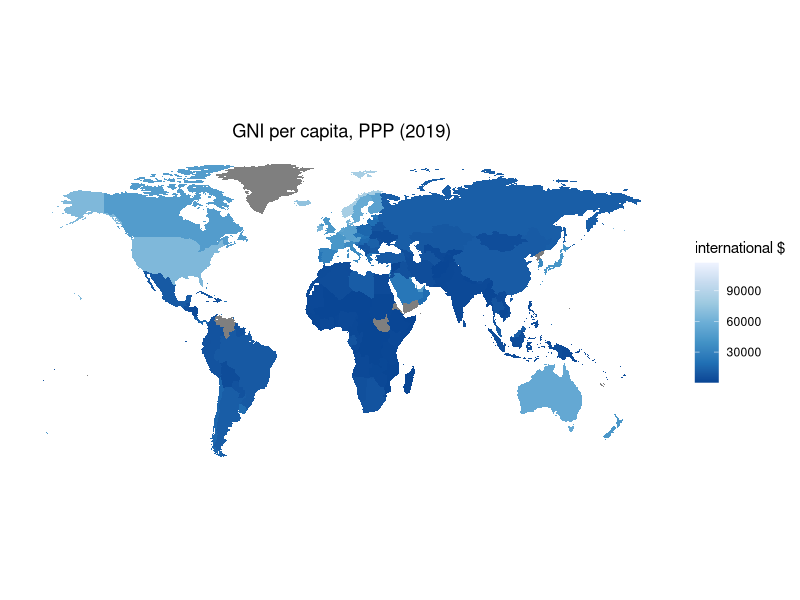
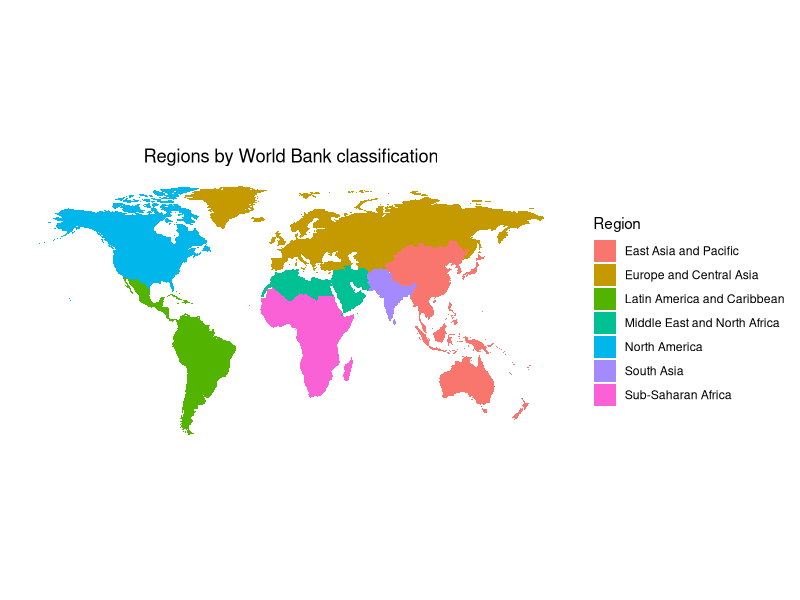
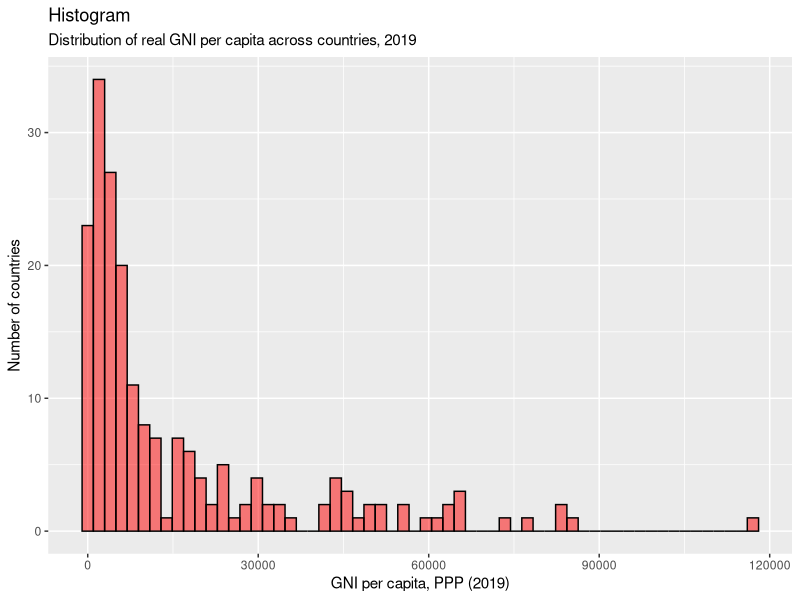
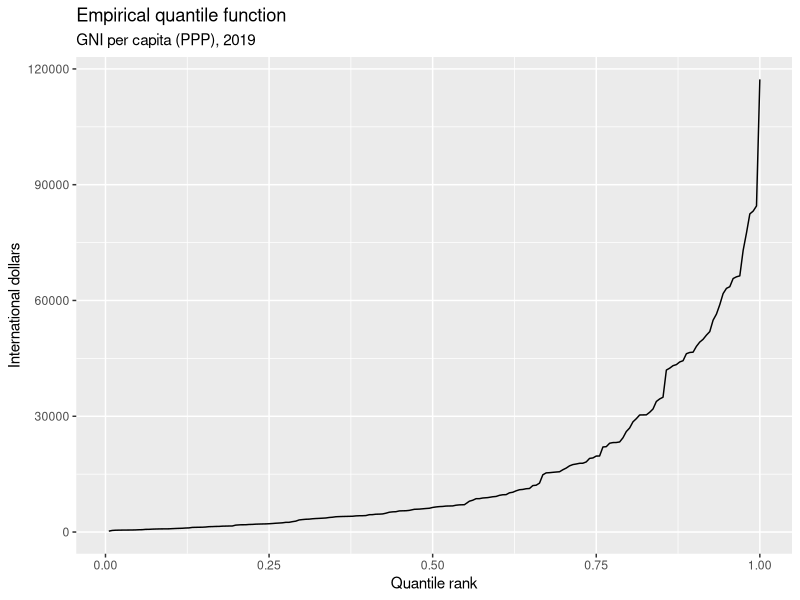
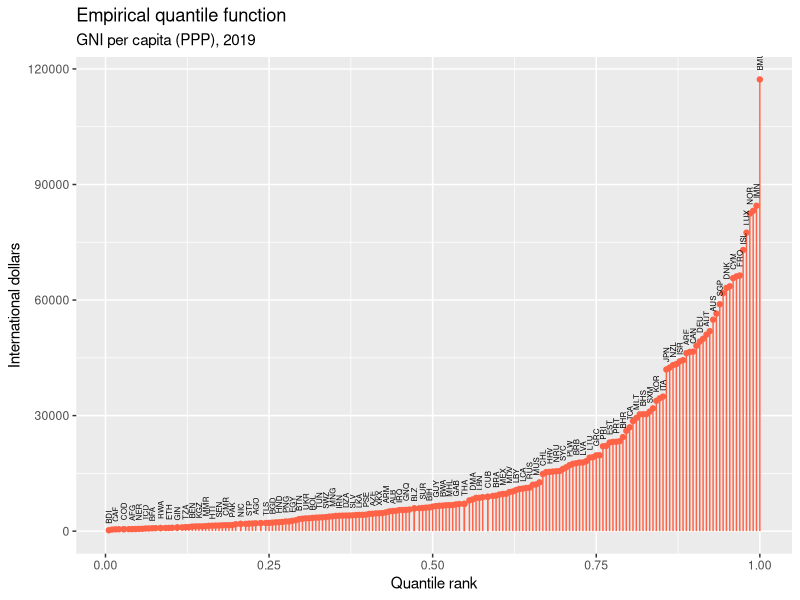
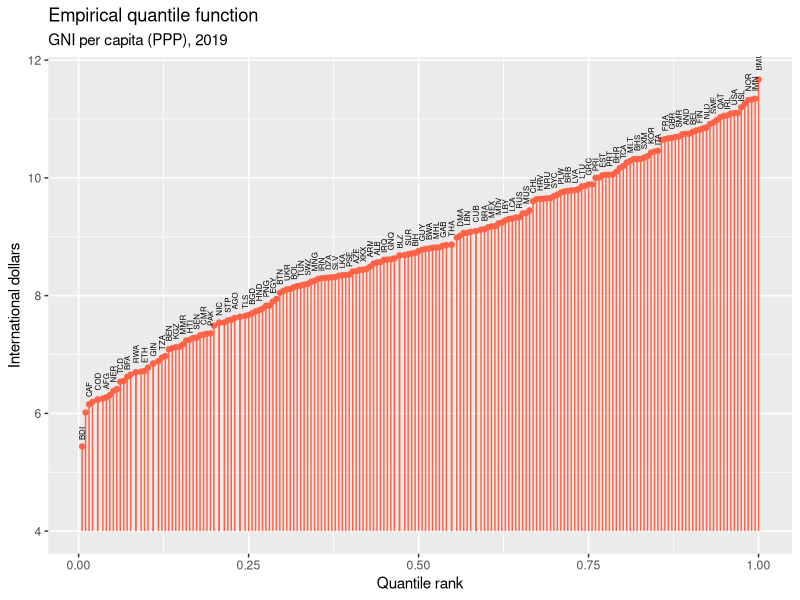
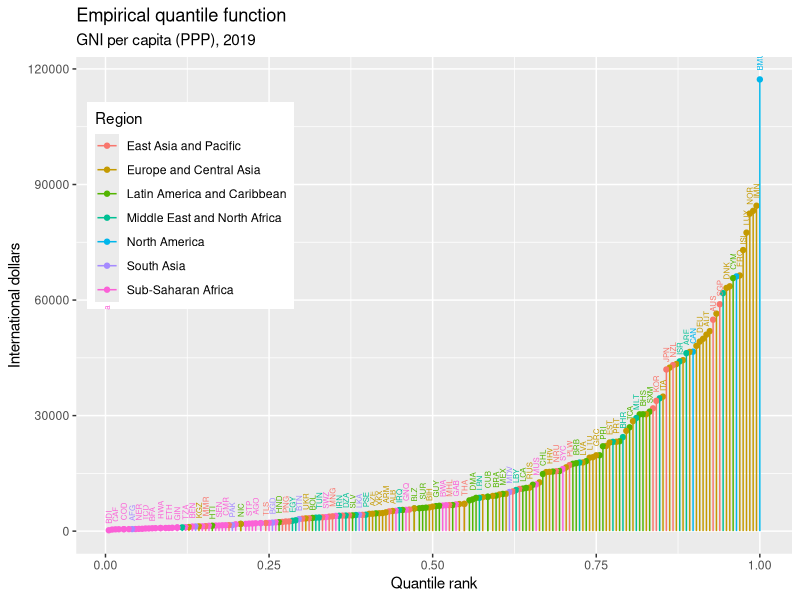
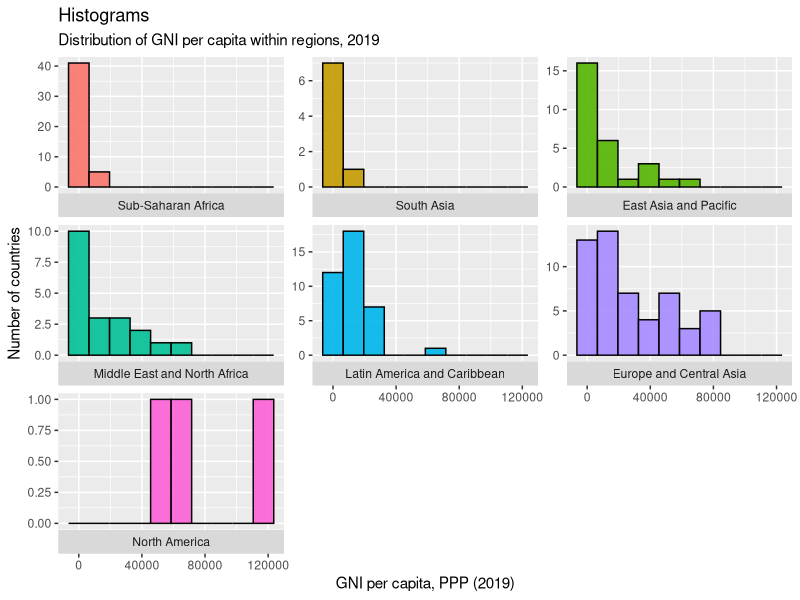

Here is the R script that generated these plots, in order:
## ---- chunk 1
knitr::opts_chunk$set(echo = TRUE, warning=FALSE, message = FALSE)

## ---- chunk 2
library(readxl)
library(tidyr)
library(dplyr)
library(ggplot2)
library(forcats)
library(stringr)
library(maps)
library(knitr)

## ---- chunk 3
# Load full panel dataset in long form
longdata <- read_excel("data_ch1.xlsx", sheet = "gnipcppp_long")
head(longdata)
## ---- chunk 4
rm(list = ls())
## ---- chunk 5
# Load full panel dataset in long form
longdata <- read_excel("data_ch1.xlsx", sheet = "gnipcppp_long")

# Obtain a cross-section for Year 2019 only, and allocate to dataframe `csdata`

csdata <- subset(longdata, Year==2019)

# Prepare by declaring `Country`, `Code` and `Region` to be factor (or categorical) variables

csdata$Code <- as.factor(csdata$Code)
csdata$Region <- as.factor(csdata$Region)
csdata$Country <- as.factor(csdata$Country)

# Remove full panel dataset from memory
rm(longdata)
## ---- chunk 6
csdata <- csdata %>% arrange(desc(rGNIpc))

csdata
## ---- chunk 7
kable(summary(csdata$Region))

## ---- chunk 8
summary(csdata$rGNIpc)
## ---- chunk 9
# Load world map data from server
world <- map_data("world")

# Merge world map data with GNI data; the function inner_join() takes two dataframes and "merges" them (adding variables from both together) at position specified by a common variable in the two. In this case "region" in `world` identifies country with same country names as the variable "Country" in `csdata`. The resulting data includes both coordinates for plotting the countries (from `world`) and data on GNI p.c. (from `csdata`).

gnimap.data <- inner_join(world, csdata, by=c("region"="Country"))

# Set a simple map theme

plainmap <- theme(
  axis.text = element_blank(),
  axis.line = element_blank(),
  axis.ticks = element_blank(),
  panel.border = element_blank(),
  panel.grid = element_blank(),
  axis.title = element_blank(),
  panel.background = element_rect(fill = "white"),
  plot.title = element_text(hjust = 0.5)
)
## ---- chunk 10

ggplot(data = gnimap.data, mapping = aes(x = long, y = lat, group = group)) + 
  coord_fixed(1.3) +
  geom_polygon(aes(fill = rGNIpc)) +
  scale_fill_distiller(palette ="Blues", direction = -1, name="international $") + 
  ggtitle("GNI per capita, PPP (2019)") + plainmap
## ---- chunk 11
ggplot(data = gnimap.data, mapping = aes(x = long, y = lat, group = group)) + 
  coord_fixed(1.3) +
  geom_polygon(aes(fill = Region)) +
  ggtitle("Regions by World Bank classification") + plainmap 
## ---- chunk 12
# Clean up

rm(gnimap.data, plainmap, world,longdata)

## ---- chunk 13
csdata <- subset(csdata, !is.na(rGNIpc))

## ---- chunk 14
ggplot(csdata, aes(x=rGNIpc)) + 
  geom_histogram(bins=60, color="black", fill="red", alpha=0.5)+
  xlab("GNI per capita, PPP (2019)") + ylab("Number of countries") +
  labs(title="Histogram",
       subtitle="Distribution of real GNI per capita across countries, 2019")
## ---- chunk 15
kable(quantile(csdata$rGNIpc,seq(0.1,0.9,0.1)))
## ---- chunk 16

# Create a variable rGNIpc.rank representing the quantile rank of each country in the distribution of GNI p.c.

csdata <- csdata %>% mutate(rGNIpc.rank = rank(rGNIpc)/length(rGNIpc))

# (Not essential) Sort country codes by GNI pc 

csdata$Code <- fct_reorder(csdata$Code,csdata$rGNIpc)

## ---- chunk 17
ggplot(csdata, aes(y=rGNIpc, x=rGNIpc.rank)) + 
  geom_line() +
  xlab("Quantile rank") + ylab("International dollars") + labs(title="Empirical quantile function", subtitle = "GNI per capita (PPP), 2019")

## ---- chunk 18
ggplot(csdata, aes(y=rGNIpc, x=rGNIpc.rank)) + 
  geom_point(col="tomato") +
  geom_segment(aes(x=rGNIpc.rank, xend=rGNIpc.rank, y=0, yend=rGNIpc), col="tomato") +
  geom_text(aes(label=Code), check_overlap = TRUE, angle=90, hjust=-0.5, size=2) + 
  xlab("Quantile rank") + ylab("International dollars") + labs(title="Empirical quantile function", subtitle = "GNI per capita (PPP), 2019")

## ---- chunk 19
ggplot(csdata, aes(y=log(rGNIpc), x=rGNIpc.rank)) + 
  geom_point(col="tomato") +
  geom_segment(aes(x=rGNIpc.rank, xend=rGNIpc.rank, y=4, yend=log(rGNIpc)), col="tomato") +
  geom_text(aes(label=Code), check_overlap = TRUE, angle=90, hjust=-0.5, size=2) + 
  xlab("Quantile rank") + ylab("International dollars") + labs(title="Empirical quantile function", subtitle = "GNI per capita (PPP), 2019")

## ---- chunk 20
ggplot(csdata, aes(y=rGNIpc, x=rGNIpc.rank, col=Region)) + 
  geom_point() +
  geom_segment(aes(x=rGNIpc.rank, xend=rGNIpc.rank, y=0, yend=rGNIpc)) +
  geom_text(aes(label=Code), check_overlap = TRUE, angle=90, hjust=-0.5, size=2) + 
  xlab("Quantile rank") + ylab("International dollars") + labs(title="Empirical quantile function", subtitle = "GNI per capita (PPP), 2019") +   theme(legend.position = c(0.16, 0.7))

## ---- chunk 21
# Rearrange region in order of the median GNI pc.
csdata$Region <- fct_reorder(csdata$Region,csdata$rGNIpc, .fun = median)
## ---- chunk 22
ggplot(csdata, aes(x=rGNIpc, fill=Region)) + 
  geom_histogram(bins=10,color="black", alpha=0.9)+
  labs(title="Histograms",
       subtitle="Distribution of GNI per capita within regions, 2019") +
  xlab("GNI per capita, PPP (2019)") + ylab("Number of countries") +
  facet_wrap(Region~., scales="free_y", strip.position = "bottom")+theme(legend.position = "none")
## ---- chunk 23
ggplot(csdata, aes(x=Region, y=rGNIpc)) + 
  geom_point(aes(col=Region), show.legend=F) +
  labs(title="Dot plot", subtitle="GNI per capita grouped by regions, 2019") + 
  ylab("International $") + xlab("") +  coord_flip()
## ---- chunk 24
csdata %>% group_by(Region) %>% summarize(median=median(rGNIpc), mean=mean(rGNIpc), sd=sd(rGNIpc))

## ---- chunk 25
ggplot(csdata, aes(y=rGNIpc, x=Region)) + 
  geom_bar(stat='summary', fun='median', aes(fill=Region), show.legend=F) +   
  labs(title="Bar chart",subtitle="Median GNI per capita (PPP), 2019") + 
  xlab("") + ylab("International $") +
  coord_flip()
## ---- chunk 26
ggplot(csdata, aes(x=Region, y=rGNIpc)) + 
  geom_boxplot(aes(fill=Region), show.legend=F) +
  labs(title="Box plot", subtitle="GNI per capita (PPP), 2019") + 
  xlab("Region") + ylab("International $") + coord_flip()
## ---- chunk 27
csdata <- csdata %>% arrange(rGNIpc)
csdata <- csdata %>% mutate(qrank.rGNIpc=ntile(rGNIpc,5))
csdata$qrank.rGNIpc <- as.factor(csdata$qrank.rGNIpc)
levels(csdata$qrank.rGNIpc) = c("0-20%", "20-40%", "40-60%", "60-80%", "80-100%")
## ---- chunk 28
tab <- table(csdata$Region, csdata$qrank.rGNIpc)
kable(tab)
## ---- chunk 29
kable(prop.table(tab), digits=2)

## ---- chunk 30
kable(prop.table(tab,1), digits=2)

## ---- chunk 31
kable(prop.table(tab,2))

## ---- chunk 32
ggplot(csdata, aes(x=Region, fill=qrank.rGNIpc)) + 
  geom_bar(position='dodge', color="black") +
  labs(title="Bar chart",subtitle="Distribution of countries across GNI quintiles by region, 2019") + 
  xlab("GNI per capita (PPP) Quintile") + ylab("Number of countries") 
## ---- chunk 33
ggplot(csdata, aes(fill=Region, x=qrank.rGNIpc), na.rm = T) + 
  geom_bar(position='dodge', color="black") +
  labs(title="Bar chart",subtitle="Distribution of countries across regions by GNI quintile, 2019") + 
  xlab("GNI per capita (PPP) Quintile") + ylab("Number of countries") 
## ---- chunk 34
rm(csdata, tab)
## ---- chunk 35
csdata.all <- read_excel("data_ch1.xlsx", sheet="cs2019_multi")
head(csdata.all)
## ---- chunk 36
ggplot(csdata.all,aes(x=rGNIpc, y=LifeExpectancy)) +
  geom_point()
## ---- chunk 37
ggplot(csdata.all,aes(x=log(rGNIpc), y=log(LifeExpectancy))) +
  geom_point()
## ---- chunk 38
ggplot(csdata.all,aes(x=log(rGNIpc), y=log(LifeExpectancy))) +
  geom_point(col="red") + xlab("log(GNI per capita, PPP)") +
  ylab("log(Life Expectancy)") + labs(title="Scatterplot", subtitle="GNI per capita and life expecancy, 2019")
## ---- chunk 39
ggplot(csdata.all,aes(x=log(rGNIpc), y=log(LifeExpectancy),label=Country)) +
  geom_text(col="red", check_overlap=TRUE, size=3) + xlab("log(GNI per capita, PPP)") +
  ylab("log(Life Expectancy)") + labs(title="Scatterplot", subtitle="GNI per capita and life expecancy, 2019")
## ---- chunk 40
ggplot(csdata.all,aes(x=log(rGNIpc), y=log(CO2pc), label=Country)) +
  geom_point(col="tomato2") + xlab("log(GNI per capita)") +
  ylab("log(CO2 emissions per capita)") + labs(title="Scatterplot", subtitle="GNI per capita and CO2 emissions")
## ---- chunk 41
rm(csdata.all)
## ---- chunk 42
ukgdp <- read_excel("data_ch1.xlsx", sheet="uk_gdppc_qr")
ukgdp$date <- as.Date(ukgdp$date)

head(ukgdp)

## ---- chunk 43
ggplot(ukgdp, aes(x=date, y=gdppc)) +
  geom_line() 
## ---- chunk 44
ggplot(ukgdp, aes(x=date, y=gdppc)) +
  geom_line(col="red", size=1) +
  labs(title="Time-series line plot", subtitle = "Real GDP per capita, quarterly, UK") +
  xlab("") + ylab("2022 £s") 
## ---- chunk 45
ggplot(ukgdp, aes(x=date, y=log(gdppc))) +
  geom_line(col="red" ,size=1) +
  labs(title="Time-series line plot", subtitle = "Real GDP per capita, quarterly, UK") +
  xlab("") + ylab("log(2022 £s)")
## ---- chunk 46
avegr.preGR<-(ukgdp$gdppc[ukgdp$date=="2007-01-01"]/ukgdp$gdppc[ukgdp$date=="1955-01-01"])^(1/((2007-1955)*4))-1
## ---- chunk 47
ukgdp$cfgdppc <- ukgdp$gdppc[ukgdp$date=="1955-01-01"]

for (i in 1:length(ukgdp$date)){
  ukgdp$cfgdppc[i]=ukgdp$cfgdppc[1]*(1+avegr.preGR)^(i-1)
}
## ---- chunk 48
ggplot(ukgdp) +
  geom_line(aes(x=date, y=log(gdppc), linetype="Actual"),size=1, col="red") +
  geom_line(aes(x=date, y=log(cfgdppc), linetype="Pre-2007 trend"), alpha=0.4, col="blue", size=1) +
  labs(title="Time-series line plot", subtitle = "Real GDP per capita, quarterly, UK") +
  xlab("") + ylab("log(2022 £s)") + labs(linetype="") 
## ---- chunk 49
ggplot(ukgdp) +
  geom_line(aes(x=date, y=gdppc, linetype="Actual"), size=1, col="red") +
  geom_line(aes(x=date, y=cfgdppc, linetype="Pre-2007 trend"), alpha=0.4, size=1, col="blue") +
  labs(title="Time-series line plot", subtitle = "Real GDP per capita, quarterly, UK") +
  xlab("") + ylab("2022 £s") + labs(linetype="") 
## ---- chunk 50
recs <- read_excel("data_ch1.xlsx", sheet="recs")
recs$rec_st <- as.Date(recs$rec_st)
recs$rec_en <- as.Date(recs$rec_en)

recs
## ---- chunk 51
ggplot(ukgdp) +
  geom_line(aes(x=date, y=log(gdppc)), col="red", size=1) +
  labs(title="Time-series line plot", subtitle = "Real GDP per capita, quarterly, UK") +
  xlab("") + ylab("log(2022 £s)") +
  geom_rect(data=recs,aes(xmin=rec_st, xmax=rec_en, ymin=-Inf, ymax=+Inf), fill='tomato', alpha=0.2)
## ---- chunk 52
ukgdp <- ukgdp %>% mutate(gdppc.gr = (gdppc - lag(gdppc,4))/lag(gdppc,4))
## ---- chunk 53
head(ukgdp)
## ---- chunk 54
ggplot(ukgdp) +
  geom_line(aes(x=date, y=gdppc.gr), col="red") +
  labs(title="Time-series line plot", subtitle = "Real GDP growth rate, quarterly, UK") +
  xlab("") + ylab("Percentage change on year ago") +
  geom_rect(data=recs,aes(xmin=rec_st, xmax=rec_en, ymin=-Inf, ymax=+Inf), fill='blue', alpha=0.2)
## ---- chunk 55
ggplot(subset(ukgdp,date<"2020-01-01")) +
  geom_line(aes(x=date, y=gdppc.gr), col="red") +
  labs(title="Time-series line plot", subtitle = "Real GDP growth rate, quarterly, UK") +
  xlab("") + ylab("Percentage change on year ago") +
  geom_rect(data=recs[1:7,],aes(xmin=rec_st, xmax=rec_en, ymin=-Inf, ymax=+Inf), fill='blue', alpha=0.2)
## ---- chunk 56
ukgdp <- ukgdp %>% mutate(gdppc.gr.logs = log(gdppc) - lag(log(gdppc),4))
## ---- chunk 57
ggplot(ukgdp) +
  geom_line(aes(x=date, y=gdppc.gr, col="Actual"), lty="solid") +
  geom_line(aes(x=date, y=gdppc.gr.logs, col="Log Approximation"), lty="dashed") +
  labs(title="Time-series line plot", subtitle = "Real GDP growth rate, quarterly, UK, actual and log approximation", color="") +
  xlab("") + ylab("Percentage change on year ago")  +
  geom_rect(data=recs,aes(xmin=rec_st, xmax=rec_en, ymin=-Inf, ymax=+Inf), fill='grey', alpha=0.2) + scale_color_manual(values=c("red", "blue"))
## ---- chunk 58
ggplot(ukgdp, aes(x=gdppc.gr)) +
  geom_histogram(col="black", fill="red", binwidth=0.01)+
  labs(title="Histogram", subtitle = "Distribution of growth rates") +
  ylab("Number of quarters") + xlab("Percentage change on year ago") 
## ---- chunk 59
ukgdp$year <- as.numeric(format(ukgdp$date, format="%Y"))
ukgdp <- ukgdp %>% mutate(decade = floor(year / 10) * 10)
ukgdp$decade <- as.factor(ukgdp$decade)
levels(ukgdp$decade) <- c("1950s", "1960s", "1970s", "1980s", "1990s", "2000s", "2010s", "2020s")

ukgdp.trunc <- subset(ukgdp,year<2020&year>1959)

ggplot(ukgdp.trunc, aes(x=decade)) +
  geom_boxplot(aes(y=gdppc.gr, col=decade)) +
  coord_flip() +
  geom_hline(aes(yintercept=mean(gdppc.gr, na.rm=TRUE), col="Average"), linetype="dashed", size=1)+
  labs(title="Box plot", subtitle = "Distribution of growth rates by decade") +
  xlab("Decade") + ylab("Percentage change on year ago") + theme(legend.position="False")
## ---- chunk 60
rm(ukgdp,ukgdp.decade, avegr.preGR, i, ukgdp.trunc, recs)
## ---- chunk 61
longdata <- read_excel("data_ch1.xlsx", sheet = "gnipcppp_long")

longdata$Code <- as.factor(longdata$Code)
longdata$Region <- as.factor(longdata$Region)
longdata$Country <- as.factor(longdata$Country)
## ---- chunk 62
head(longdata)
## ---- chunk 63
df <- subset(longdata, Country == "UK"|
         Country == "USA"|
         Country == "Germany"|
         Country == "France"|
         Country == "Japan"|
           Country == "Ireland")

ggplot(df, aes(x=Year, y=log(rGNIpc), col=Country)) +
  geom_line(linewidth=0.8) +
  xlab("Year") + 
  ylab("log(GNI per capita, PPP)") +
  labs(title = "Time series plot", subtitle="Evolution of GNI per capita across a set of developed economies")
## ---- chunk 64
df <- subset(longdata, Country == "USA"|
               Country == "South Korea"|
               Country == "Singapore"|
               Country == "China"|
               Country == "Myanmar")

ggplot(df, aes(x=Year, y=log(rGNIpc), col=Country)) +
  geom_line(size=1)+
  xlab("Year") + 
  ylab("log(GNI per capita, PPP)") +
  labs(title = "Time series plot", subtitle="Evolution of GNI per capita across a set of developping economies")
## ---- chunk 65
df <- subset(longdata, Country == "USA"|
               Country == "Democratic Republic of the Congo"|
               Country == "Zimbabwe"|
               Country == "Niger"|
               Country == "Somalia")

ggplot(df, aes(x=Year, y=log(rGNIpc), col=Country)) +
  geom_line(size=1)+
  xlab("Year") + 
  ylab("log(GNI per capita, PPP)") +
  labs(title = "Time series plot", subtitle="Evolution of GNI per capita across a set of developed economies")
## ---- chunk 66
longdata<-longdata %>% group_by(Country) %>% mutate(rGNIpc.gr = (rGNIpc[Year==2019]/rGNIpc[Year==1973])^(1/46)-1)
## ---- chunk 67
df<-longdata %>% group_by(Country) %>% filter(Year==1973&!is.na(rGNIpc.gr))
## ---- chunk 68
df %>% arrange(rGNIpc.gr)
## ---- chunk 69
ggplot(df,aes(x=rGNIpc.gr,y=fct_reorder(Country,rGNIpc.gr))) +
  geom_bar(stat="identity", aes(fill=Region)) +
  xlab("Average annual growth rate, 1973-2019") + 
  ylab("Country") +
  labs(title = "Bar chart", subtitle="Countries ranked by average growth rate of GNI per capita") + theme(axis.text.y = element_text(size=4))
## ---- chunk 70
ggplot(df,aes(x=log(rGNIpc),y=(rGNIpc.gr), color=Region)) +
  geom_point() +
  xlab("log(GNI per capita, 1973)") + 
  ylab("Annual growth rate, 1973 - 2019") +
  labs(title = "Scatter plot", subtitle="Initial per capita income and subsequent growth rates") 

#+ facet_wrap(Region~., scales="free")
## ---- chunk 71
cor(log(df$rGNIpc),df$rGNIpc.gr)
## ---- chunk 72
df2 <- subset(df, Region!="Sub-Saharan Africa"&Region !="Middle East and North Africa"&Region !="Latin America and Caribbean")

ggplot(df2,aes(x=log(rGNIpc),y=(rGNIpc.gr), color=Region)) +
  geom_point() +
  xlab("log(GNI per capita, 1973)") + 
  ylab("Annual growth rate, 1973 - 2019") +
  labs(title = "Scatter plot", subtitle="Initial per capita income and subsequent growth rates") 


#+ facet_wrap(Region~., scales="free")
## ---- chunk 73
cor(log(df2$rGNIpc),df2$rGNIpc.gr)
